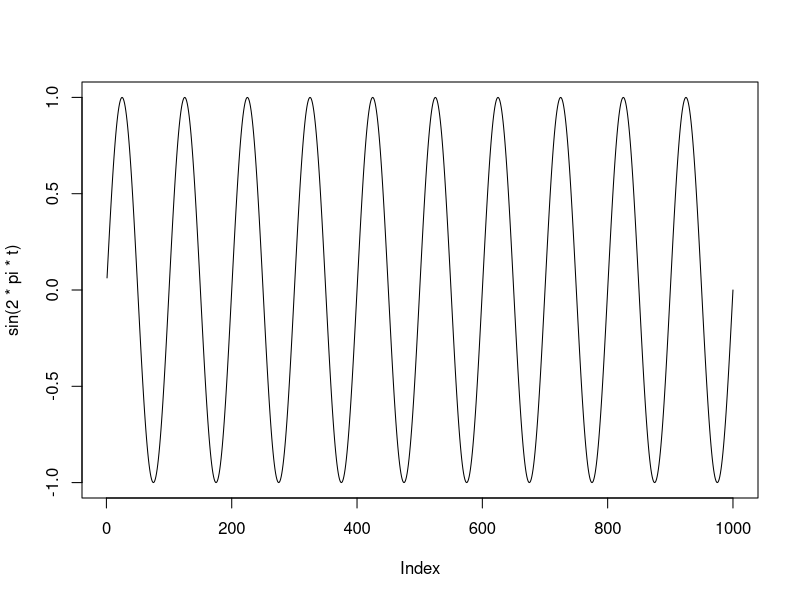
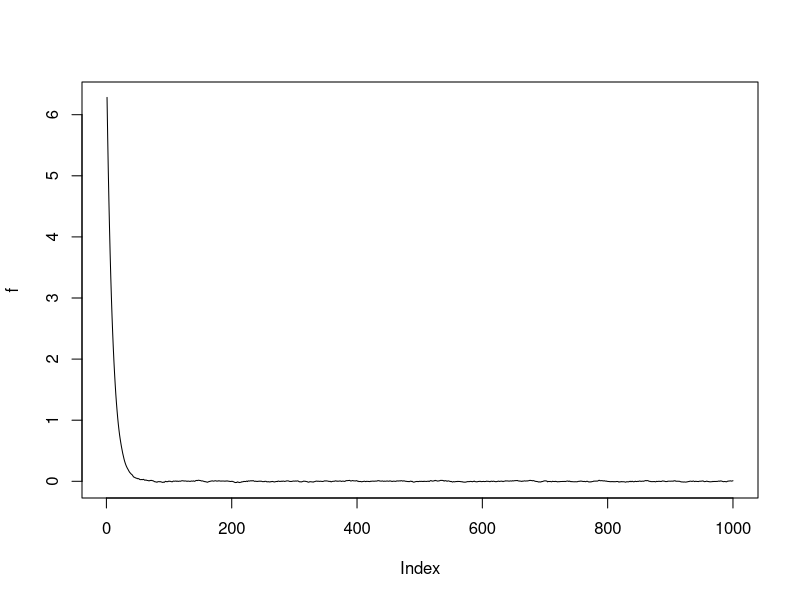
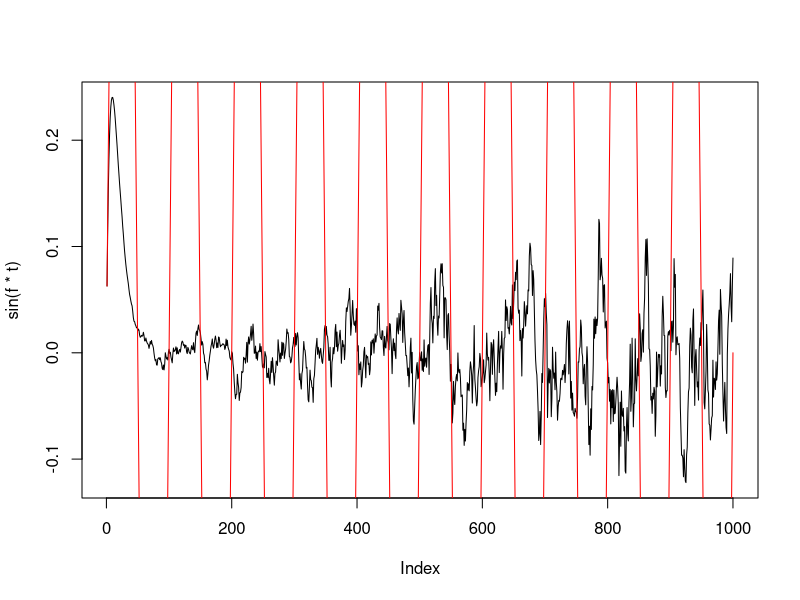

Here is the R script that generated these plots, in order: (Note: this script raises an error after producing the figures.)

# Time range (50 cycles)
t = 1:1000
t = t/100
#t = rep(t, 10)

plot(sin(2*pi*t), type="lines")

# Create a non stationary series determining the frequency
f = rep(NA, length(t))
f[1] = 2*pi
for (i in 2:length(t)){
  f[i] = 0.9*f[i - 1] + rnorm(1, 0, 0.001*pi)
}

plot(f, type="lines")

plot(sin(f*t), type="lines")
lines(sin(2*pi*t), col="red")

y = sin(f*t)

stft(y)

